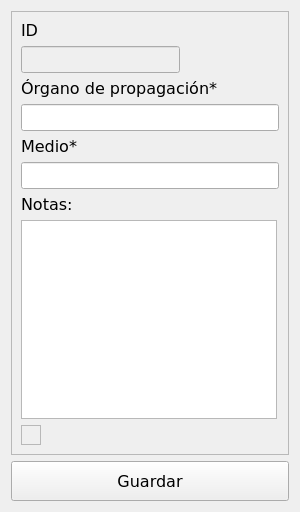
<?xml version="1.0" encoding="UTF-8"?>
<ui version="4.0">
 <class>FormMetodo</class>
 <widget class="QWidget" name="FormMetodo">
  <property name="geometry">
   <rect>
    <x>0</x>
    <y>0</y>
    <width>300</width>
    <height>512</height>
   </rect>
  </property>
  <property name="font">
   <font>
    <family>DejaVu Sans</family>
    <pointsize>12</pointsize>
   </font>
  </property>
  <property name="windowTitle">
   <string>Metodo</string>
  </property>
  <layout class="QGridLayout" name="gridLayout">
   <item row="1" column="0">
    <widget class="QPushButton" name="pushButton_guardar">
     <property name="minimumSize">
      <size>
       <width>0</width>
       <height>40</height>
      </size>
     </property>
     <property name="text">
      <string>Guardar</string>
     </property>
    </widget>
   </item>
   <item row="0" column="0">
    <widget class="QFrame" name="frame">
     <property name="frameShape">
      <enum>QFrame::StyledPanel</enum>
     </property>
     <property name="frameShadow">
      <enum>QFrame::Raised</enum>
     </property>
     <layout class="QFormLayout" name="formLayout">
      <item row="0" column="0">
       <widget class="QLabel" name="label">
        <property name="text">
         <string>ID</string>
        </property>
       </widget>
      </item>
      <item row="1" column="0">
       <widget class="QLineEdit" name="lineEd_idMetodo">
        <property name="enabled">
         <bool>false</bool>
        </property>
        <property name="minimumSize">
         <size>
          <width>128</width>
          <height>25</height>
         </size>
        </property>
       </widget>
      </item>
      <item row="2" column="0">
       <widget class="QLabel" name="label_2">
        <property name="text">
         <string>Órgano de propagación*</string>
        </property>
       </widget>
      </item>
      <item row="3" column="0" colspan="2">
       <widget class="QLineEdit" name="lineEd_organo">
        <property name="minimumSize">
         <size>
          <width>256</width>
          <height>25</height>
         </size>
        </property>
       </widget>
      </item>
      <item row="4" column="0">
       <widget class="QLabel" name="label_3">
        <property name="text">
         <string>Medio*</string>
        </property>
       </widget>
      </item>
      <item row="5" column="0" colspan="2">
       <widget class="QLineEdit" name="lineEd_medio">
        <property name="minimumSize">
         <size>
          <width>256</width>
          <height>25</height>
         </size>
        </property>
       </widget>
      </item>
      <item row="6" column="0">
       <widget class="QLabel" name="label_4">
        <property name="text">
         <string>Notas:</string>
        </property>
       </widget>
      </item>
      <item row="7" column="0">
       <widget class="QPlainTextEdit" name="plainTextEd_notas">
        <property name="minimumSize">
         <size>
          <width>256</width>
          <height>192</height>
         </size>
        </property>
       </widget>
      </item>
      <item row="8" column="0">
       <widget class="QFrame" name="frame_3">
        <property name="frameShape">
         <enum>QFrame::StyledPanel</enum>
        </property>
        <property name="frameShadow">
         <enum>QFrame::Raised</enum>
        </property>
        <layout class="QHBoxLayout" name="horizontalLayout_2"/>
       </widget>
      </item>
     </layout>
    </widget>
   </item>
  </layout>
 </widget>
 <tabstops>
  <tabstop>lineEd_idMetodo</tabstop>
  <tabstop>lineEd_organo</tabstop>
  <tabstop>lineEd_medio</tabstop>
  <tabstop>plainTextEd_notas</tabstop>
  <tabstop>pushButton_guardar</tabstop>
 </tabstops>
 <resources/>
 <connections/>
</ui>
